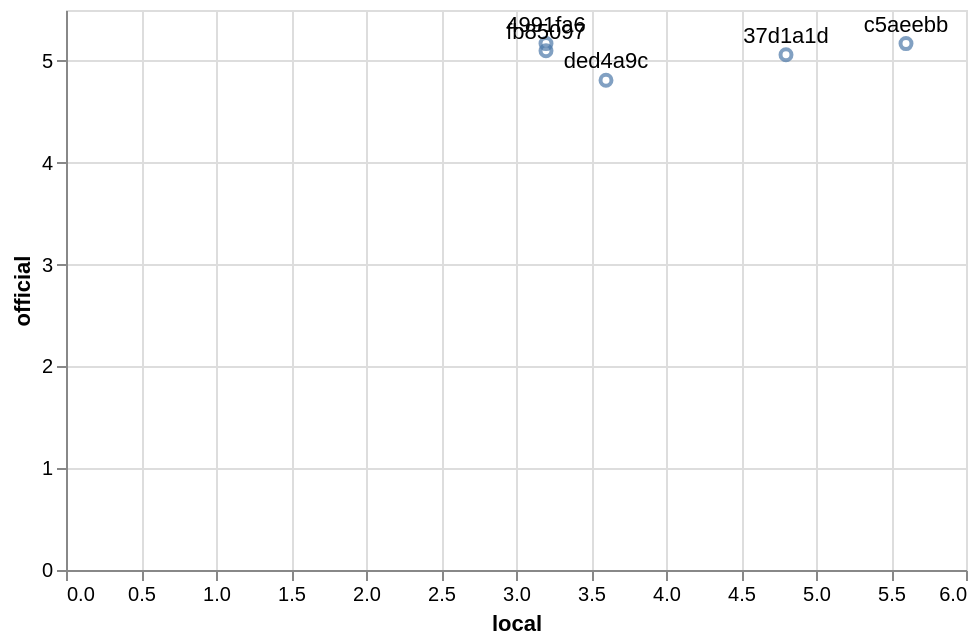

Vega-Lite specification stored for this chart:
### Vega-Lite specification from a JSON file in a GitHub repository (floating-point values rounded to 4 significant figures)
{"$schema": "https://vega.github.io/schema/vega-lite/v5.json", "width": 450, "height": 280, "layer": [{"mark": "point"}, {"mark": {"type": "text", "dy": -9}, "encoding": {"text": {"field": "label"}}}], "data": {"values": [{"build": "17d4a602946029d1470ab5a9c89c42862175e8d73be543a0362fc7a73ac3b64f", "local": 4.8, "official": 5.06, "repeats": 1, "official_minus_local": 0.26, "revision": "37d1a1d3088559d35bf4140bfa6bcde12061d1b3", "label": "37d1a1d", "loo_official_estimate": 5.962, "loo_residual": -0.9025}, {"build": "453532dd0720ac796c52c06399a566f0e0b2f65b4f23e250c45707ef83527666", "local": 3.2, "official": 5.17, "repeats": 1, "official_minus_local": 1.97, "revision": "4991fa605bce4de1ba4d204ced8b6152ab8d1fef", "label": "4991fa6", "loo_official_estimate": 3.935, "loo_residual": 1.235}, {"build": "88f826b5287111faa8c03fc1e8e6489af74d2b012cea61330bc3086252ad5353", "local": 5.6, "official": 5.17, "repeats": 1, "official_minus_local": -0.43, "revision": "c5aeebba81a5b7c592f4093a38d913514e1c01ac", "label": "c5aeebb", "loo_official_estimate": 6.935, "loo_residual": -1.765}, {"build": "a23a4e3f0f84d86f1c32b42a9b30985f884f3a52b70a7d5be5206d7da51b7eb0", "local": 3.2, "official": 5.1, "repeats": 1, "official_minus_local": 1.9, "revision": "fb8509717ec48667a9a5d49caad256e5c0ef2a69", "label": "fb85097", "loo_official_estimate": 3.953, "loo_residual": 1.147}, {"build": "c24d906173692e42f6dacd7d9e5329783674be020566ef3dcd15f984f48c616b", "local": 3.6, "official": 4.81, "repeats": 1, "official_minus_local": 1.21, "revision": "ded4a9cc1d9d2e0bc80d6e2f740d4edea636cd04", "label": "ded4a9c", "loo_official_estimate": 4.525, "loo_residual": 0.285}]}, "encoding": {"x": {"field": "local", "type": "quantitative"}, "y": {"field": "official", "type": "quantitative"}, "tooltip": [{"field": "build"}, {"field": "local"}, {"field": "official"}]}}
